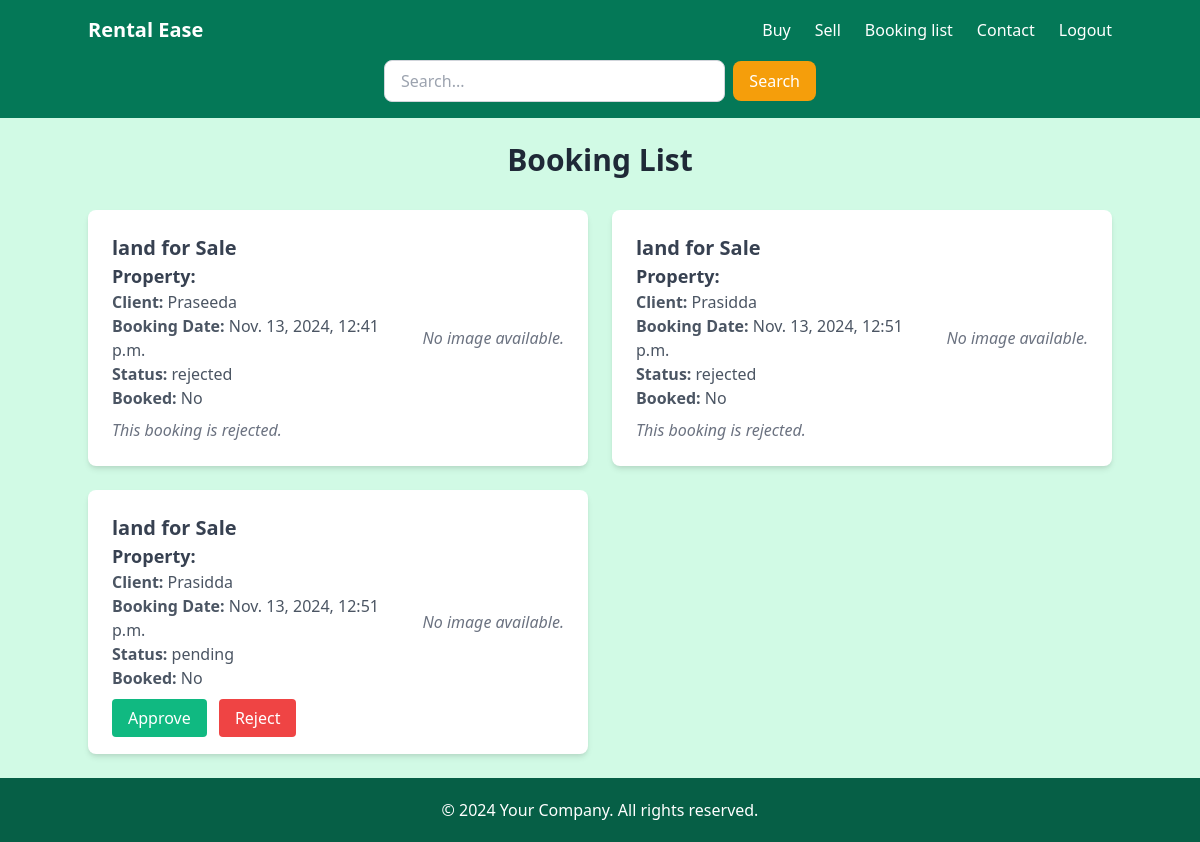
Screenshot of /bookings (signed in) with the database file from the repository.
### app/models.py (models this page shows, shortened)
class Booking(models.Model):
    property = models.ForeignKey(Property, on_delete=models.CASCADE, related_name='bookings')
    client = models.ForeignKey(User, on_delete=models.CASCADE)
    booking_date = models.DateTimeField(auto_now_add=True)
    is_booked = models.BooleanField(default=False)
    approval_status = models.CharField(    # Added approval_status for booking requests
        max_length=10,
        choices=[('approved', 'Approved'), ('rejected', 'Rejected'), ('pending', 'Pending')],
        default='pending'
    )

class Property(models.Model):
    seller = models.ForeignKey(User, on_delete=models.CASCADE, related_name='properties',default=True)
    title = models.CharField(max_length=255)
    description = models.TextField()
    price = models.DecimalField(max_digits=10, decimal_places=2)
    location = models.CharField(max_length=255)
    approval_status = models.CharField(
        max_length=10,
        choices=[('approved', 'Approved'), ('rejected', 'Rejected'), ('pending', 'Pending')],
        default='pending'
    )
    is_available = models.BooleanField(default=True)
    is_booked = models.BooleanField(default=False)
    image = models.ImageField(upload_to='property_images/', blank=True, null=True)

### app/views.py (the view)
# urls.py: path('bookings', booking_list, name='booking_list'),
@login_required
def booking_list(request):
    bookings = Booking.objects.filter(approval_status__in=['pending', 'rejected'])
    return render(request, 'booking_list.html', {'bookings': bookings})

### app/templates/booking_list.html (shortened to what this page needs)
{% extends 'navbar_footer.html' %}
{% block content %}
<!DOCTYPE html>
<html lang="en">
<head>
    <link href="https://cdn.jsdelivr.net/npm/tailwindcss@2.2.19/dist/tailwind.min.css" rel="stylesheet">
</head>
<body class="bg-gray-100 py-10">
    <h1 class="text-3xl font-bold text-center text-gray-800 mb-8">Booking List</h1>
    <div class="grid gap-6 grid-cols-1 md:grid-cols-2 lg:grid-cols-2 justify-center mx-auto max-w-5xl">
        {% if bookings %}
            {% for booking in bookings %}
                <div class="flex items-center bg-white shadow-md rounded-lg p-6">
                    <div class="flex-1 mr-6">
                        <h2 class="text-xl font-semibold text-gray-700">{{ booking.property.title }}</h2>
                        <h3 class="text-lg font-semibold text-gray-700">Property: {{ booking.property.name }}</h3>
                        <p class="text-gray-600"><strong>Client:</strong> {{ booking.client.username }}</p>
                        <p class="text-gray-600"><strong>Booking Date:</strong> {{ booking.booking_date }}</p>
                        <p class="text-gray-600"><strong>Status:</strong> {{ booking.approval_status }}</p>
                        <p class="text-gray-600"><strong>Booked:</strong> {{ booking.property.is_booked|yesno:"Yes,No" }}</p>
                        {% if booking.approval_status == 'pending' %}
                            <div class="mt-4">
                                <a href="{% url 'approve_booking' booking.id %}" class="px-4 py-2 mr-2 text-white bg-green-500 hover:bg-green-600 rounded">Approve</a>
                                <a href="{% url 'reject_booking' booking.id %}" class="px-4 py-2 text-white bg-red-500 hover:bg-red-600 rounded">Reject</a>
                            </div>
                        {% else %}
                            <p class="italic text-gray-500 mt-2">This booking is {{ booking.approval_status }}.</p>
                        {% endif %}
                    </div>
                    {% if booking.property.image %}
                        <img src="{{ booking.property.image.url }}"
                        alt="Image of {{ booking.property.name }}"
                        style="width: 200px; height: 200px; object-fit: cover;"
                        class="rounded-md">
                    {% else %}
                        <p class="italic text-gray-500">No image available.</p>
                    {% endif %}
                </div>
            {% endfor %}
        {% else %}
            <p class="text-center text-gray-600">No bookings available.</p>
        {% endif %}
    </div>
</body>
</html>
{% endblock %}

### app/templates/navbar_footer.html (shortened to what this page needs)
<!DOCTYPE html>
<html lang="en">
  <head>
    <script src="https://cdn.tailwindcss.com"></script>
  </head>
  <body class="flex flex-col min-h-screen bg-green-100">
    <nav class="bg-green-700 p-4">
      <div class="container mx-auto flex justify-between items-center">
        <div class="text-white text-xl font-semibold">Rental Ease</div>
        <ul class="flex space-x-6">
          <li>
            <a href="/property" class="text-white hover:text-gray-300">Buy</a>
          </li>
          <li>
            <a href="/add" class="text-white hover:text-gray-300">Sell</a>
          </li>
          <li>
            <a href="/bookings" class="text-white hover:text-gray-300"
              >Booking list</a
            >
          </li>
          <li>
            <a href="/contact" class="text-white hover:text-gray-300"
              >Contact</a
            >
          </li>
          {% if user.is.not_authenticated %}
          <li>
            <a href="/login/" class="text-white hover:text-gray-300">Login</a>
          </li>
          {% else %}
          <li>
            <a href="{% url 'logout' %}" class="text-white hover:text-gray-300"
              >Logout</a>
          </li>
          {% endif %}
        </ul>
      </div>
      <div
        class="container mx-auto mt-4 flex justify-center items-center space-x-2"
      >
        <input
          type="text"
          placeholder="Search..."
          class="px-4 py-2 rounded-lg border border-gray-300 w-3/4 sm:w-1/2 md:w-1/3"
        />
        <button
          class="px-4 py-2 bg-yellow-500 text-white rounded-lg hover:bg-yellow-600"
        >
          Search
        </button>
      </div>
    </nav>
    <div class="flex-grow p-6">
      {% block content %}{% endblock %}
    </div>
    <footer class="bg-green-800 text-white text-center p-5 w-full">
      <p>&copy; 2024 Your Company. All rights reserved.</p>
    </footer>
  </body>
</html>

### rows the page displays
Booking: property "land for Sale", client.username "Praseeda", booking_date "Nov. 13, 2024, 12:41 p.m.", approval_status "rejected", property.is_booked "No", shows "No image available."
Booking: property "land for Sale", client.username "Prasidda", booking_date "Nov. 13, 2024, 12:51 p.m.", approval_status "rejected", property.is_booked "No", shows "No image available."
Booking: property "land for Sale", client.username "Prasidda", booking_date "Nov. 13, 2024, 12:51 p.m.", approval_status "pending", property.is_booked "No", shows "Approve", shows "No image available."
